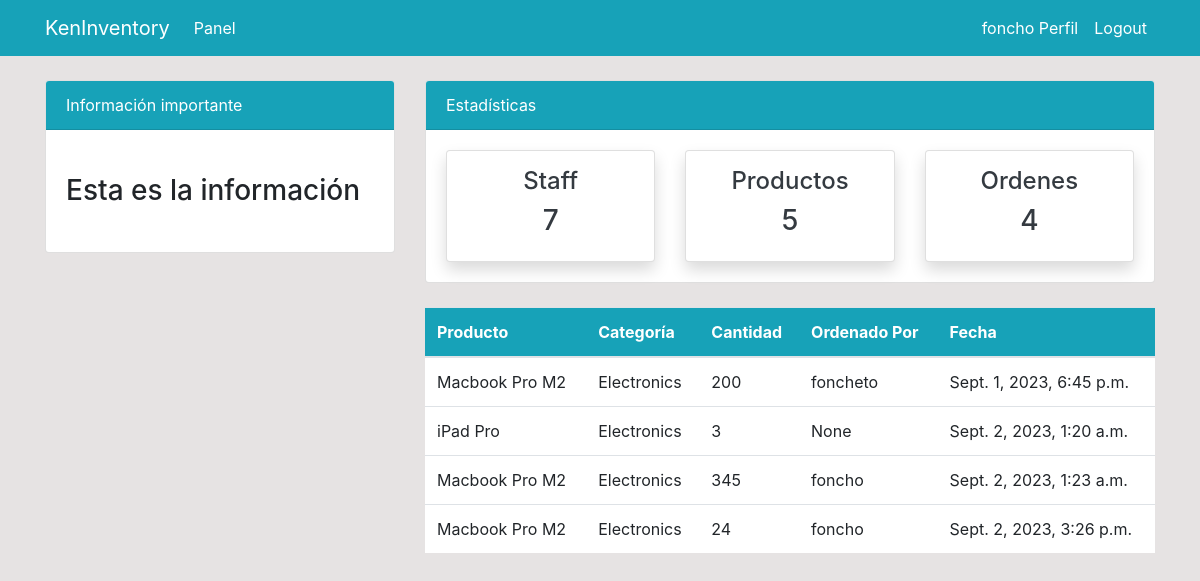
Page /order/ (signed in) on the earlier database version.
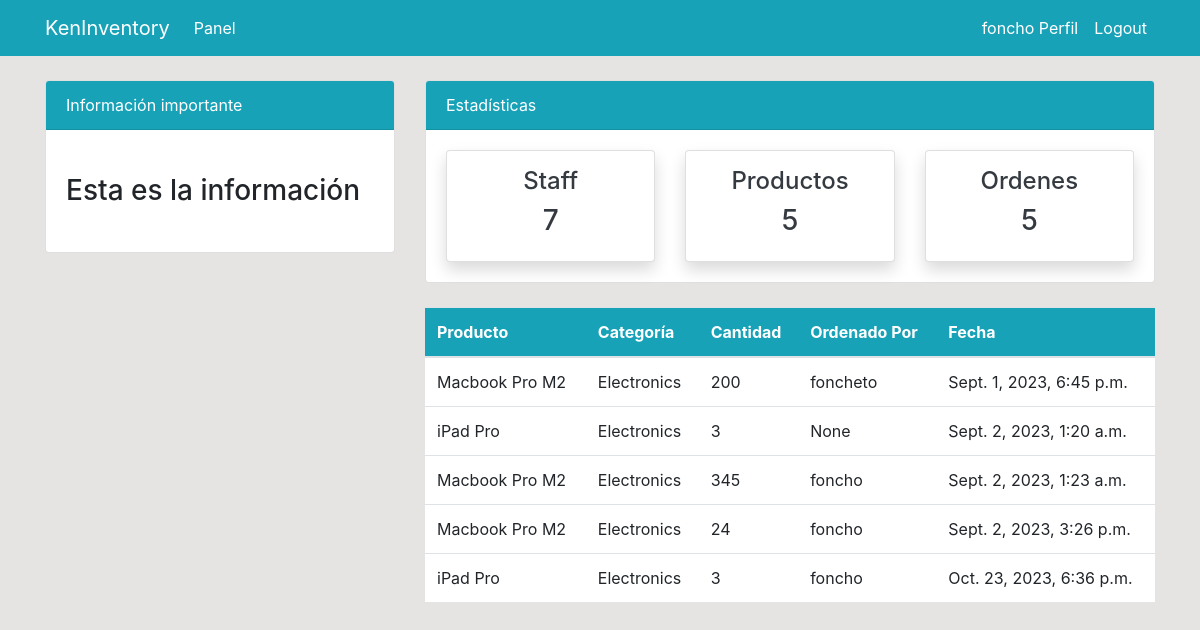
Same page on the later database version.
### dashboard/models.py (models this page shows, shortened)
class Order(models.Model):
    product = models.ForeignKey(Product, on_delete=models.CASCADE, null=True)
    staff = models.ForeignKey(User, on_delete=models.CASCADE, null=True)
    order_quantity = models.PositiveSmallIntegerField(null=True)
    date = models.DateTimeField(auto_now_add=True, null=True)
    class Meta:
        verbose_name_plural = "Order"

class Product(models.Model):
    name = models.CharField(max_length=50, null=True)
    category = models.CharField(choices=CATEGORIES, max_length=20, null=True)
    quantity = models.PositiveSmallIntegerField(null=True)
    class Meta:
        verbose_name_plural = "Product"
    def __str__(self):
        return self.name

### dashboard/views.py (the view)
# urls.py: path("order/", views.order, name="dashboard-order"),
@login_required
def order(request):
    orders = Order.objects.all()
    orders_count = orders.count()
    workers_count = User.objects.all().count()
    items_count = Product.objects.all().count()
    context = {
        "orders": orders,
        "workers_count": workers_count,
        "orders_count": orders_count,
        "items_count": items_count,
    }
    return render(request, "dashboard/order.html", context)

### templates/dashboard/order.html (shortened to what this page needs)
{% extends 'partials/base.html' %}
{% block content %}
{% include 'partials/topnav.html' %}
<div class="container">
    <div class="row my-4">
        <div class="col-md-4">
        </div>
        <div class="col-md-8">
            <table class="table bg-white">
                <thead class="bg-info">
                    <tr class="text-white">
                        <th scope="col">Producto</th>
                        <th scope="col">Categoría</th>
                        <th scope="col">Cantidad</th>
                        <th scope="col">Ordenado Por</th>
                        <th scope="col">Fecha</th>
                    </tr>
                </thead>
                <tbody>
                    {% for order in orders %}
                    <tr>
                        <td>{{ order.product }}</td>
                        <td>{{ order.product.category }}</td>
                        <td>{{ order.order_quantity }}</td>
                        <td>{{ order.staff }}</td>
                        <td>
                            {{ order.date }}
                        </td>
                    </tr>
                    {% endfor %}
                </tbody>
            </table>
        </div>
    </div>
</div>
{% endblock %}

Differences in the rows shown:
added Order: product "iPad Pro", product.category "Electronics", order_quantity "3", staff "foncho", date "Oct. 23, 2023, 6:36 p.m."
Other differences:
{{ orders_count }}: "4" → "5"
